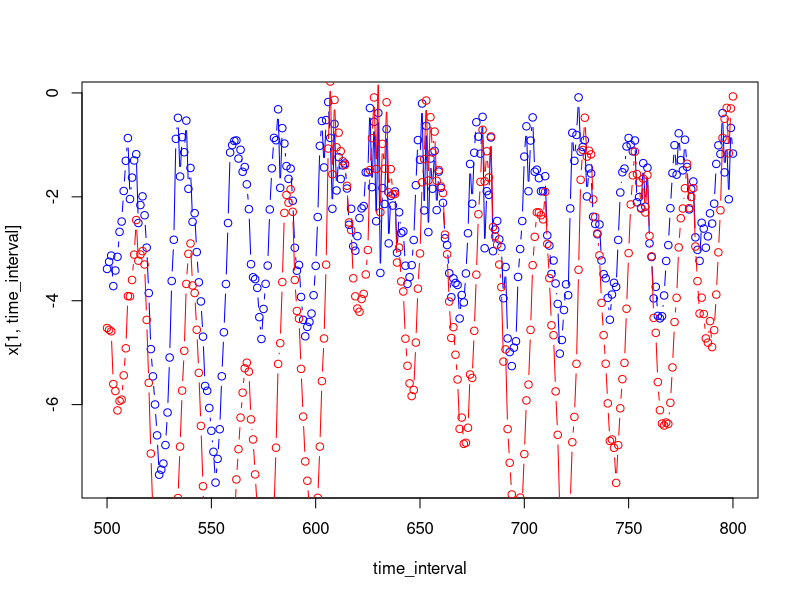

Reproduce this figure in R.
### FB 24/04/2019 -- Dominant lyapunov exponent code, following Dennis et al. 2001
### [Dennis, B., Desharnais, R. A., Cushing, J. M., Henson, S. M., & Costantino, R. F. (2001). Estimating chaos and complex dynamics in an insect population. Ecological Monographs, 71(2), 277-303.]
### Computes Lyapunov exponents for our stochastic two-species competition model
### CP 13/06/2019 Add the driver
### In that case, the Jacobian is calculated on the log-scale so the model output should be on the logscale too

rm(list=ls())
graphics.off()

# Parameters
r = c(1,0.5) #max growth rate  
a = matrix(c(-4,-2,-0.31,-3.1),2,2,byrow=TRUE) #interaction parameters
#a = matrix(c(-4,0,0,-3.1),2,2,byrow=TRUE) #interaction parameters between species to zero
sigma = 0.1 #Note: we have sigma=0.1 and not sigma^2 which is 0.01

### 1. Simulation of the model for a long time
tmax = 10000
x=matrix(0,nrow=2,ncol=tmax)

seasonality<-2*sin(2*pi*(1:tmax)/24)
y1noise<-arima.sim(model=list(ar=c(0.1, 0.2, 0.1,0.5,-0.1)), n=tmax,sd=sqrt(0.5) )
y1<-seasonality+y1noise
y1=rbind(y1,y1)

x[,1] = c(0,0.1)

for (t in 1:(tmax-1)){
  x[,t+1] = x[,t] + r + a %*% exp(x[,t]) + 0.5*y1[,t]+rnorm(2,0,sigma)# Ricker compet model on the log-scale
}

# Check time series by plotting a subset
time_interval = 500:800
plot(time_interval,x[1,time_interval],type="b",col="blue")
lines(time_interval,x[2,time_interval],type="b",col="red")
#OK


### 2. Definition of the Jacobian
Jacobian <-function(x,a){
  J = matrix(0,2,2)
  J[1,1] = 1 + a[1,1]*exp(x[1])
  J[1,2] = a[1,2]*exp(x[2])
  J[2,1] = a[2,1]*exp(x[1])
  J[2,2] = 1 + a[2,2]*exp(x[2])
  return(J)
}


### 3. LE computation

#Initializing
s=rep(1,tmax)
J1 = Jacobian(x[,1],a)
s[1]=norm(J1,type="2");
S=J1/s[1];
productStemp=S;

for (t in 2:tmax){
  J = Jacobian(x[,t],a)
  s[t]=norm(J%*%productStemp,type="2");
  S=J/s[t];
  productStemp=S%*%productStemp;
}

LE=(1/tmax)*sum(log(s));

LE # negative SLE
# -0.3795375
# -0.3684805
# -0.3914283

